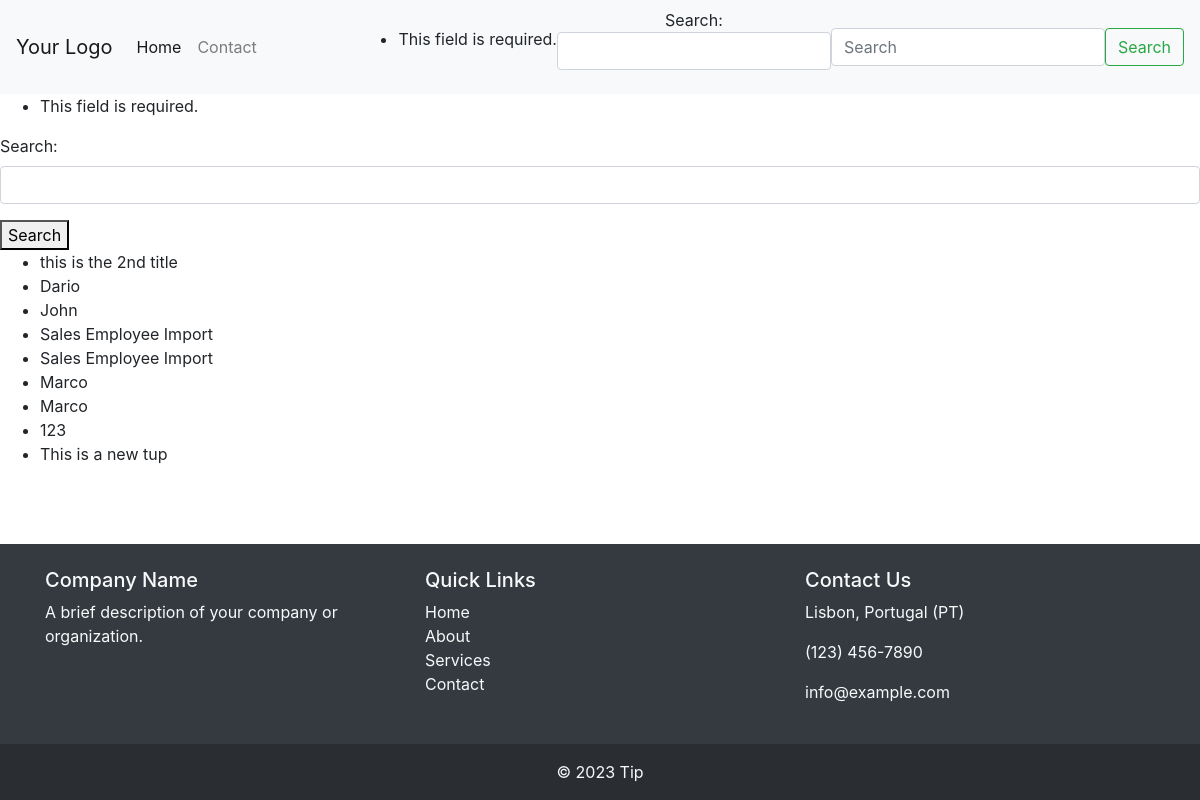
The page /search/ on the database as committed earlier.
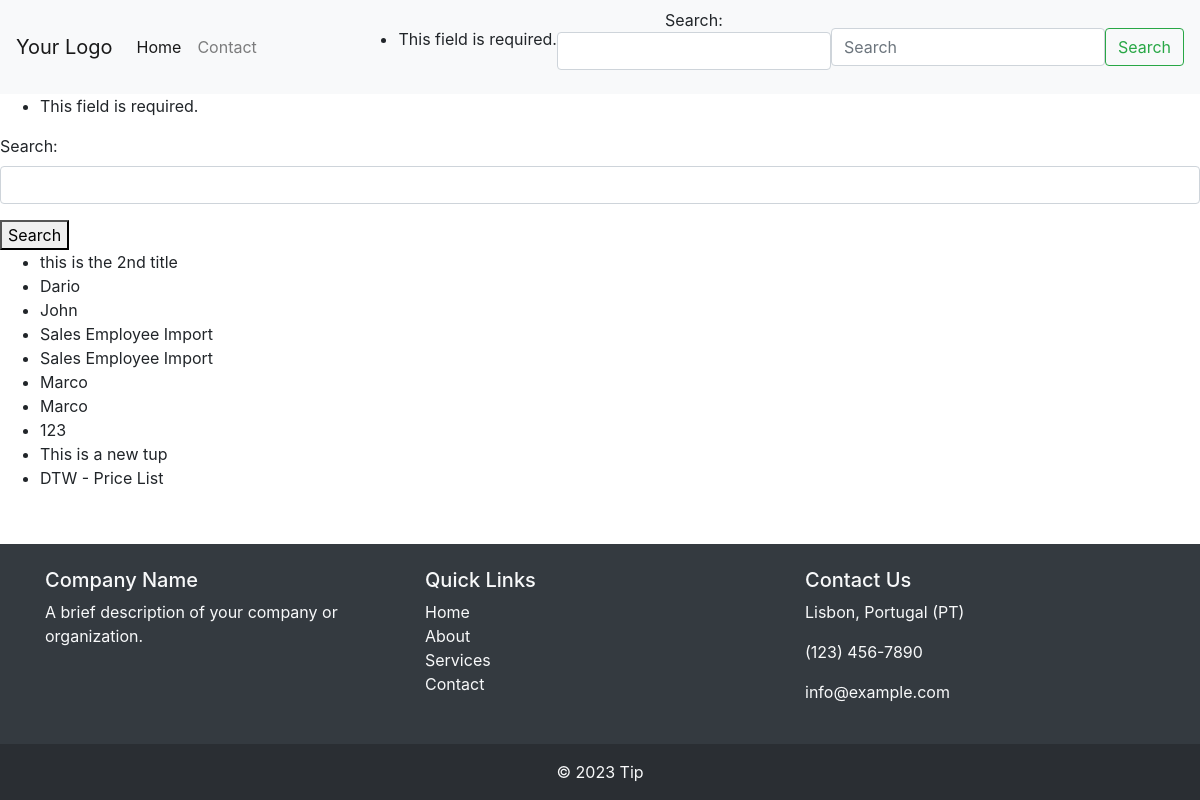
The same page on the database as committed later.
### main/models.py (models this page shows)
class Tip(models.Model):
    title = models.CharField(max_length=100)
    details = models.CharField(max_length=500)
    CHOICES = [
        ('DTW','Data Transfer Workbench'),
        ('B1Up','Boyum B1Up')
    ]
    category = models.CharField(max_length=100, choices=CHOICES)
    file_attachment = models.FileField(upload_to='main/attachments/')
    created_at = models.DateTimeField(auto_now_add=True)

### main/views.py (the view)
# urls.py: path('search/', views.search_view, name='search_view'),
def search_view(request):
    if request.method == 'GET':
        form = SearchForm(request.GET)
        if form.is_valid():
            query = form.cleaned_data['query']
            print(f"Query: {query}")
            results = Tip.objects.filter(Q(title__contains=query))
        else:
            results = Tip.objects.all()
    else:
        form = SearchForm()
        results = Tip.objects.all()
    return render(request, 'main/search_results.html', {'form': form, 'results': results})

### main/forms.py
class SearchForm(forms.Form):
    query = forms.CharField(
        max_length=100,
        label='Search',
        widget=forms.TextInput(attrs={'class': 'form-control'})
    )

### main/templates/main/search_results.html (shortened to what this page needs)
<!DOCTYPE html>
<html>
    {% extends "base.html" %}
    {% block content %}
<head>
</head>
<body>
    <form method="get">
        {{ form.as_p }}
        <button type="submit">Search</button>
    </form>
    <ul>
        {% for result in results %}
            <li>{{ result.title }}</li>
        {% empty %}
            <li>No results found.</li>
        {% endfor %}
    </ul>
</body>
{% endblock %}

Rows that differ between the two databases and show on the page:
added Tip: title "DTW - Price List"
